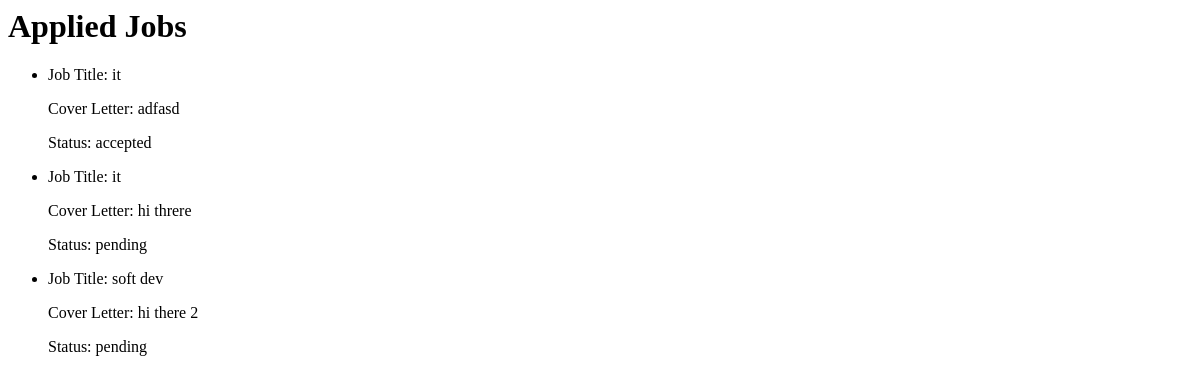
The app's page /applied-jobs/ (signed in), older data.
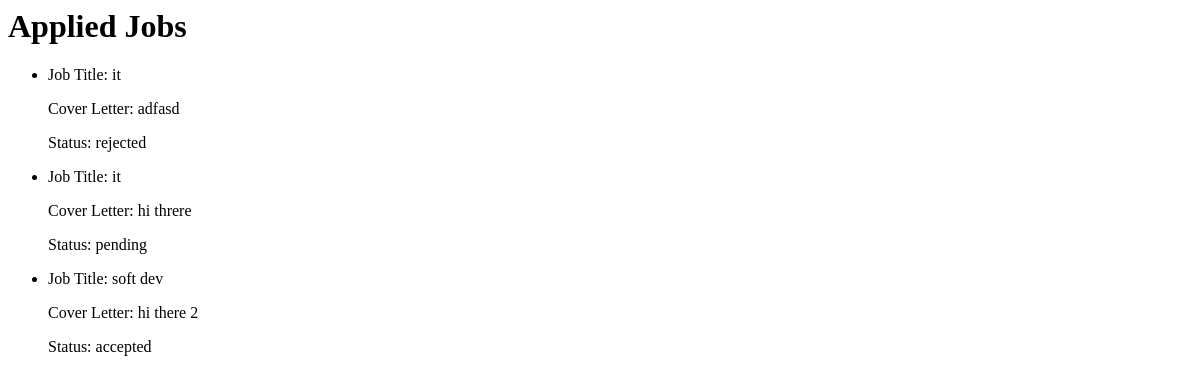
The same page, newer data.
### pms/models.py (models this page shows)
class JobApplication(models.Model):
    job = models.ForeignKey(JobPosting, on_delete=models.CASCADE)
    applicant = models.ForeignKey(StudentProfile, on_delete=models.CASCADE)
    cover_letter = models.TextField()
    status = models.CharField(max_length=20, choices=[("pending", "Pending"), ("accepted", "Accepted"), ("rejected", "Rejected")], default="pending")
    application_date = models.DateTimeField(auto_now_add=True)

class JobPosting(models.Model):
    title = models.CharField(max_length=100)
    description = models.TextField()
    company = models.ForeignKey(CompanyProfile, on_delete=models.CASCADE)
    application_deadline = models.DateField()
    is_active = models.BooleanField(default=True)

### pms/views.py (the view)
# urls.py: path('applied-jobs/', views.applied_jobs, name='applied_jobs'),
def applied_jobs(request):
    if request.user.is_student:
        job_applications = JobApplication.objects.filter(applicant=request.user.studentprofile)
        return render(request, 'pms/applied_jobs.html', {'job_applications': job_applications})
    else:
        return render(request, 'pms/access_denied.html')

### pms/templates/pms/applied_jobs.html
<h1>Applied Jobs</h1>
  <ul>
    {% for application in job_applications %}
      <li>
        <p>Job Title: {{ application.job.title }}</p>
        <p>Cover Letter: {{ application.cover_letter }}</p>
        <p>Status: {{ application.status }}</p>
      </li>
    {% empty %}
      <p>No job applications available.</p>
    {% endfor %}
  </ul>

Row changes from the older to the newer data that the page shows:
changed JobApplication "adfasd": status "accepted" → "rejected"
changed JobApplication "hi there 2": status "pending" → "accepted"
